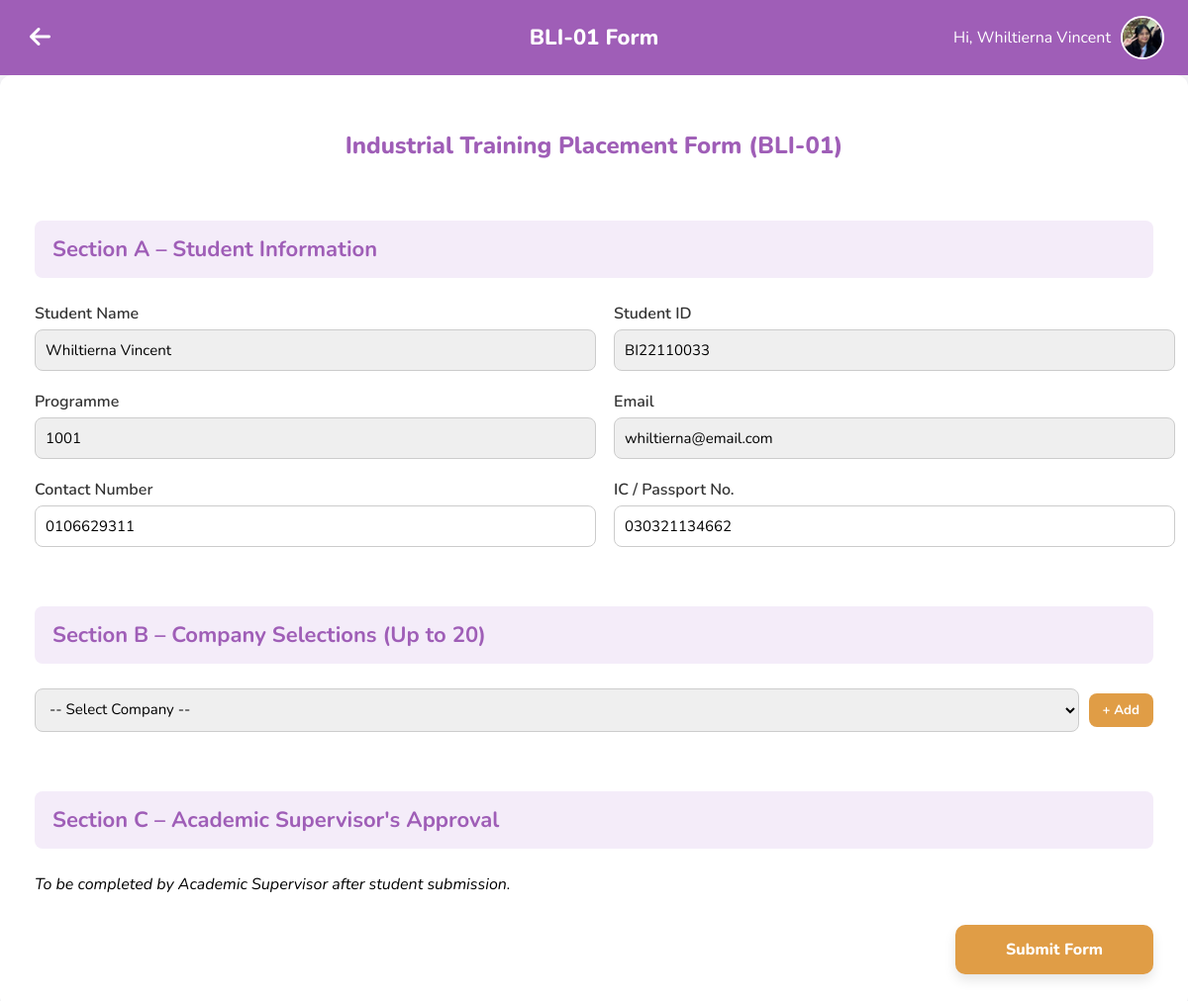
/bli01_form.php (signed in), run on the app's committed database.
### tables this page shows
CREATE TABLE `student` (
  `student_id` varchar(20) NOT NULL,
  `program_code` int(11) DEFAULT NULL,
  `contact_number` varchar(20) DEFAULT NULL,
  `ic_passport_no` varchar(30) DEFAULT NULL,
  `cgpa` decimal(3,2) DEFAULT NULL,
  `graduation_year` int(11) DEFAULT NULL,
  `internship_status` enum('LOOKING','ONGOING','COMPLETED') DEFAULT NULL,
  `portfolio_link` varchar(255) DEFAULT NULL,
  `profile_picture` varchar(255) DEFAULT NULL,
  `about` text DEFAULT NULL,
  `supervisor_id` varchar(10) DEFAULT NULL
);

CREATE TABLE `user` (
  `user_id` varchar(20) NOT NULL,
  `name` varchar(100) NOT NULL,
  `email` varchar(100) NOT NULL,
  `password` varchar(255) NOT NULL,
  `role` enum('STUDENT','STAFF','ADMIN') NOT NULL
);

### bli01_form.php (the view, shortened to what this page needs)
<?php
require_once 'db.php';
$student_id = $_SESSION['user_id'];
$name = $_SESSION['name'] ?? 'Student';
$query = $conn->prepare("
    SELECT
        s.student_id,
        u.name,
        u.email,
        s.contact_number,
        s.ic_passport_no,
        s.program_code,
        s.profile_picture
    FROM student s
    INNER JOIN user u ON s.student_id = u.user_id
    WHERE s.student_id = ?
");
$query->bind_param("s", $student_id);
$query->execute();
$result = $query->get_result();
$student = $result->fetch_assoc();
$profile_pic = $student['profile_picture'] ?? 'images/default_profile.png';
?>
<!DOCTYPE html>
<html lang="en">
<head>
<link rel="stylesheet" href="https://cdnjs.cloudflare.com/ajax/libs/font-awesome/6.5.0/css/all.min.css">
</head>
<body>
<header>
  <button class="hamburger" onclick="window.location.href='whitelist.php'">
    <i class="fas fa-arrow-left"></i>
  </button>
  <h1>BLI-01 Form</h1>
    <div class="welcome">
    Hi, <?= htmlspecialchars($name) ?>
      <img src="<?= htmlspecialchars($profile_pic) ?>" alt="Profile" class="profile-pic">
  </div>
</header>
<div class="main-content">
  <h2>Industrial Training Placement Form (BLI-01)</h2>
  <form method="POST">
    <div class="section-block">
        <div class="section-header">Section A – Student Information</div>
        <div class="grid-2">
            <div>
                <label>Student Name</label>
                <input type="text" value="<?= htmlspecialchars($student['name']) ?>" readonly>
            </div>
            <div>
                <label>Student ID</label>
                <input type="text" value="<?= htmlspecialchars($student['student_id']) ?>" readonly>
            </div>
            <div>
                <label>Programme</label>
                <input type="text" value="<?= htmlspecialchars($student['program_code']) ?>" readonly>
            </div>
            <div>
                <label>Email</label>
                <input type="email" value="<?= htmlspecialchars($student['email']) ?>" readonly>
            </div>
            <div>
                <label>Contact Number</label>
                <input type="text" name="contact_number"
                       value="<?= htmlspecialchars($student['contact_number'] ?? '') ?>"
                       placeholder="Enter contact number" required>
            </div>
            <div>
                <label>IC / Passport No.</label>
                <input type="text" name="ic_passport_no"
                       value="<?= htmlspecialchars($student['ic_passport_no'] ?? '') ?>"
                       placeholder="Enter IC/Passport number" required>
            </div>
        </div>
    </div>
    <div class="section-block">
        <div class="section-header">Section B – Company Selections (Up to 20)</div>
        <div id="company-container" class="company-list">
            <div class="company-row">
                <select name="company_id[]" required>
                    <option value="">-- Select Company --</option>
                </select>
                <button type="button" class="add-btn" onclick="addCompany()">+ Add</button>
            </div>
        </div>
    </div>
    <div class="section-block">
        <div class="section-header">Section C – Academic Supervisor's Approval</div>
        <p><em>To be completed by Academic Supervisor after student submission.</em></p>
    </div>
    <button type="submit" class="submit-btn">Submit Form</button>
  </form>
</div>
</body>
</html>

### bli01_form.php (style rules this page uses)
body { margin:0; font-family:'Nunito',sans-serif; background:#F5F5F8; }
header { background:#9F5EB7; color:white; padding:16px 24px; display:flex; align-items:center; justify-content:space-between; position:relative; }
header h1 { margin:0; font-size:22px; font-weight:800; position:absolute; left:50%; transform:translateX(-50%); }
.welcome { display:flex; align-items:center; gap:10px; }
.profile-pic { width: 40px; height: 40px; min-width: 40px; min-height: 40px; border-radius: 50%; object-fit: cover; display: block; border: 2px solid #fff; }
.hamburger { font-size: 24px; cursor: pointer; background: none; border: none; color: white; }
.main-content { max-width:1400px; margin: auto; background:white; padding:35px; border-radius:12px; box-shadow:0 8px 20px rgba(0,0,0,0.1); }
h2 { color:#9F5EB7; text-align:center; font-weight:800; margin-bottom:25px; }
.section-block { margin-top:40px; }
.section-header { font-size: 22px; font-weight: 700; color: #9F5EB7; padding: 14px 18px; margin: 60px 0 25px; background: #F4ECF9; border-radius: 8px; border: none; }
.grid-2 { display:grid; grid-template-columns: repeat(2, 1fr); gap:20px 40px; }
label { font-weight:600; color:#333; margin-bottom:5px; display:block; }
input[type="text"], input[type="email"], select { padding:10px; width:100%; border:1px solid #ccc; border-radius:8px; font-size:15px; font-family:'Nunito',sans-serif; }
input[readonly] { background:#efefef; }
.company-row { display:flex; align-items:center; gap:10px; margin-bottom:10px; }
.company-row select { flex:1; }
.add-btn { background:#E09D46; color:white; border:none; padding:8px 14px; font-family:'Nunito',sans-serif; border-radius:8px; font-weight:700; cursor:pointer; }
.submit-btn { margin-top:30px; width:200px; padding:14px; border:none; background:#E09D46; color:white; font-size:16px; font-weight:800; font-family:'Nunito',sans-serif; border-radius:10px; cursor:pointer; transition:0.2s; display: block; margin-left: auto; box-shadow: 0 6px 12px rgba(0,0,0,0.1); }

### data on the page
student: profile_picture (picture), student_id.name "Whiltierna Vincent", student_id "BI22110033", program_code "1001", student_id.email "whiltierna@email.com", contact_number "0106629311", ic_passport_no "030321134662"

### other printed values
$name "Whiltierna Vincent"
